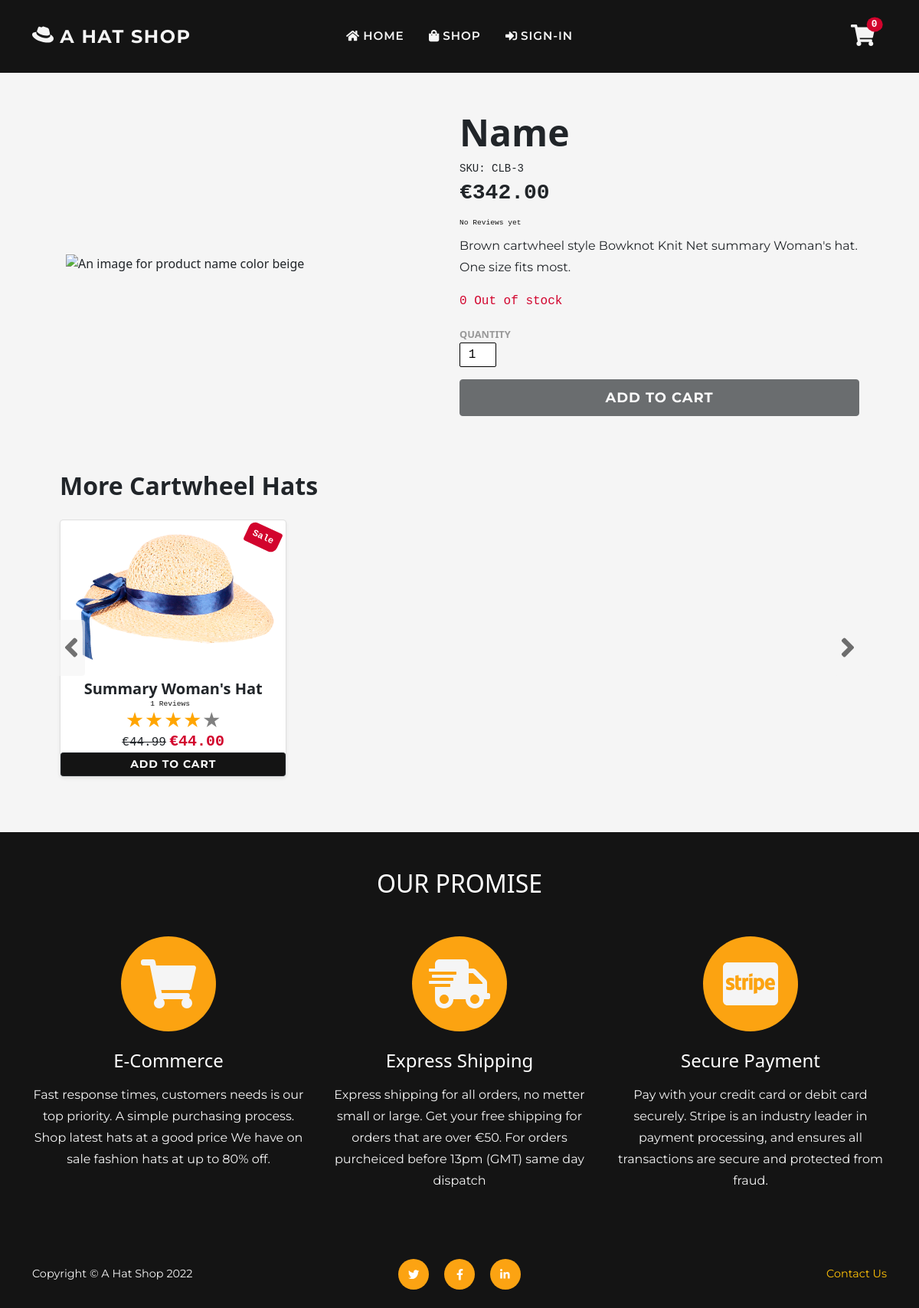
Page /shop/details/3/ on the committed database.
### shop/models.py (models this page shows, shortened)
class Product(models.Model):
    sku = models.CharField(max_length=60)
    category = models.ForeignKey(
        'Category', null=True, blank=True,
        on_delete=models.SET_NULL)
    style = models.CharField(max_length=60)
    color = models.CharField(max_length=60)
    name = models.CharField(max_length=60)
    description = models.TextField(max_length=250)
    price = models.DecimalField(
        max_digits=6, decimal_places=2)
    image = models.ImageField(null=True, blank=True)
    sale = models.BooleanField(default=False)
    sale_price = models.DecimalField(
        max_digits=6, decimal_places=2,
        null=True, blank=True)
    item_count = models.IntegerField(
        blank=False, null=False, default=0)
    rating = models.DecimalField(
        max_digits=6, decimal_places=2,
        null=True, blank=True)
    rating_counter = models.PositiveSmallIntegerField(default=0)

### shop/views.py (the view)
# urls.py: path('details/<item_id>/', views.shop_item, name='shop_item'),
def shop_item(request, item_id):
    cart = request.session.get('cart', {})
    item = get_object_or_404(Product, pk=item_id)
    availability = item.item_count
    if item_id in list(cart.keys()):
        availability = item.item_count - cart[item_id]
    related = Product.objects.filter(style=item.style).order_by('-id')
    related_count = related.count()
    context = {
        'item': item,
        'related': related,
        'related_count': related_count,
        'availability': availability,
    }
    return render(request, 'shop/shop_item.html', context)

### cart/contexts.py (called while the page is built, shortened)
def cart_contents(request):
    cart_items = []
    total = 0
    before = 0
    item_count = 0
    availability = 0
    cart = request.session.get('cart', {})
    if total < 50:
        delivery = total * Decimal(10 / 100)
        free_deivery = 50 * total
    else:
        delivery = 0
        free_deivery = 0
    delivery = round(delivery, 2)
    grand_total = delivery + total
    grand_total = round(grand_total, 2)
    context = {
        'cart_items': cart_items,
        'total': total,
        'before': before,
        'item_count': item_count,
        'delivery': delivery,
        'free_deivery': free_deivery,
        'deivery_treshold': 10,
        'grand_total': grand_total,
    }
    return context

### reviews/contexts.py (called while the page is built)
def review_context(request):
    review_items = ProductReview.objects.all()
    context = {
        'review_items': review_items,
    }
    return context

### support/contexts.py (called while the page is built, shortened)
def message_context(request):
    unread_messages_count = 0
    user_messages = None
    all_messages = Message.objects.all()
    context = {
        'unread_messages_count': unread_messages_count,
        'user_messages': user_messages,
    }
    return context

### shop/templates/shop/shop_item.html (shortened to what this page needs)
{% extends 'base.html' %}
{% load static %}
{% block extra_css %}
<link href="{% static 'css/shop.css' %}" rel="stylesheet" />
{% endblock %}
{% block page_header %}
<header class="py-5">
</header>
{% endblock %}
{% block content %}
<section class="page-section">
    <div class="container pb-5 px-lg-5">
        {% include 'includes/shop/product.html' %}
    </div>
    <div class="container pt-4 px-2 px-lg-5">
        {% if related_count > 1 %}
        <h2 class="fw-bolder mb-4 text-capitalize">More {{ item.style }} hats</h2>
        <div class="position-relative">
            <div id="left" class="bar left pb-2 pb-lg-4 d-none d-md-flex">
                <div class="bar-btn my-auto rounded px-2 btn-left py-3"><i class="fas h1 fa-angle-left"></i>
                </div>
            </div>
            <div class="related-container pb-2 pb-lg-4 rounded row gx-2 gx-sm-3 gx-lg-4 h-25 scroll-wrapper flex-nowrap ">
                {% for product in related %}
                {% if product.id != item.id %}
                <div class="related-item col-lg-3">
                    {% include 'includes/shop/item-card.html' %}
                </div>
                {% endif %}
                {% endfor %}
            </div>
            <div id="right" class="bar right d-none pb-2 pb-lg-4 d-md-flex">
                <div class="bar-btn my-auto px-2 rounded btn-right py-3"> <i class="fas h1 fa-angle-right"></i>
                </div>
            </div>
        </div>
        {% endif %}
    </div>
</section>
{% endblock %}

### shop/templates/includes/shop/product.html (shortened to what this page needs)
{% load thumbnail %}
<div class="item align-items-center d-md-flex ">
    {% thumbnail item.image "672" format="WEBP" as im %}
    <div class="col-md-6 mb-4 mb-md-0 position-relative">
        <img class="card-img-top mb-md-0" src="{{ im.url }}"
            width="672" height="100%"
            alt="An image for product {{ item.name }} color {{ item.color }}" />
    </div>
    {% endthumbnail %}
    <div class="col-md-6">
        <h1 class="display-5 fw-bolder text-capitalize">{{ item.name }}</h1>
        <div class="small mb-1 font-monospace">SKU: {{ item.sku }}</div>
        <div class="fs-5 mb-3">
            {% if item.sale %}
            <span class="text-decoration-line-through h6 font-monospace">€{{ item.price }}</span>
            <span class="text-danger h3 fw-bolder font-monospace">€{{ item.sale_price }} </span>
            {% else %}
            <span class="font-monospace fw-bolder h3">€{{ item.price }} </span>
            {% endif %}
        </div>
        <div>{% include 'includes/item-stars.html' %}</div>
        <p class="font-text">{{ item.description }}</p>
        {% if availability == 0 %}
        <p class="text-danger font-monospace">{{ availability }} Out of stock</p>
        {% elif availability < 5 %} <p class="text-danger font-monospace">
            Only {{ availability }} left in stock.
            </p>
            {% else %}
            <p class="font-monospace">{{ availability }} items in stock</p>
            {% endif %}
            {% include 'includes/forms/add-to-cart-form.html' %}
    </div>
</div>

### shop/templates/includes/shop/item-card.html
{% load thumbnail %}
    <div class="card shadow-sm rounded-3 pt-2 h-100 position-relative">
        {% if product.sale %}
        <div class="badge bg-danger p-2 text-white position-absolute p-2 font-monospace"
            style="top: 0.5rem; right: 0.5rem">
            Sale
        </div>
        {% endif %}
        <div class="h-100 d-flex align-items-center">
            {% thumbnail product.image "300" format="WEBP" as im %}
            <img class="card-img-top" src="{{ im.url }}"
                alt="An image for product {{ item.name }} color {{ item.color }}" />
            {% endthumbnail %}
        </div>
        <a class="card-img-overlay"
            aria-label="{{ product.color }} {{ product.name }} hat, {% if product.sale %} discount price €{{ product.sale_price }} {% else %} price €{{ product.price }} {% endif %} click here to got to {{ product.name }} details page"
            href="{% url 'shop_item' product.id %}" title="Go to details">
        </a>
        <div class="card-body p-2">
            <div class="text-center align-items-end">
                <span class="fw-bolder h5 text-capitalize">{{ product.name }}</span>
                <div class="d-flex justify-content-center small text-warning">
                    {% include 'includes/product-stars.html' %}
                </div>
                {% if product.sale %}
                <span class="text-decoration-line-through font-monospace">€{{ product.price }}</span>
                <span class="text-danger font-monospace h5 fw-bolder">€{{ product.sale_price }} </span>
                {% else %}
                <span class="font-monospace h5 fw-bolder">€{{ product.price }} </span>
                {% endif %}
            </div>
        </div>
        <div class="card-footer pt-0 border-top-0 bg-transparent p-4 justify-self-end">
        </div>
        <div class="position-absolute card-btns mt-1 w-100">
            {% include 'includes/forms/add-to-cart-card-item.html' %}
        </div>
    </div>

### reviews/templates/includes/product-stars.html (shortened to what this page needs)
<div class="star_container">
    {% if product.rating %}
    <div class="my-auto text-primary p-0 me-2 time font-monospace">{{ product.rating_counter }} Reviews</div>
    <a href="{% url 'all_reviews' product.id %}">
    <div class="stars mb-0 h4"
        style="background-image: linear-gradient(to right, orange, orange {% widthratio product.rating 5 100 %}%, gray {% widthratio product.rating 5 100 %}%, gray 100%)">
    </div>
    </a>
    {% else %}
    <div class="my-auto time font-monospace text-primary p-0 me-2">No Reviews yet</div>
    <div class="stars h4" >
       <div class="m-4"></div>
    </div>
    {% endif %}
</div>

### shop/templates/includes/forms/add-to-cart-card-item.html (shortened to what this page needs)
<form class="form" action="{% url 'add_to_cart' product.id %}" method="POST" novalidate>
    <button class="btn btn-dark btn-sm text-uppercase w-100" type="submit" onclick="setPos()">
       Add to cart
    </button>
</form>

### static/css/base.css (style rules this page uses)
:root { --bs-warning: #fca311; --bs-white: #ffffff; --bs-light: #f5f5f5; --bs-dark: #141414; --bs-danger: #d2042d; --bs-success: #6a994e; --bs-primary: #141414; --bs-secondary: #f5f5f5; --bs-primary-rgb: 20, 20, 20; --bs-secondary-rgb: 245, 245, 245; --bs-warning-rgb: 252, 163, 17; --bs-success-rgb: 106, 153, 78; --bs-danger-rgb: 210, 4, 45; --bs-white-rgb: 255, 255, 255; --bs-light-rgb: 245, 245, 245; --bs-dark-rgb: 20, 20, 20; }
.font-text { font-family: "Montserrat", sans-serif; }
html { scroll-padding-top: 4.5rem; scroll-behavior: smooth; }
body { position: relative; overflow-x: hidden; background-color: #f5f5f5; }
p { line-height: 1.75; }
a { color: blue; }
section, .page-section { padding: 3rem 0; min-height: 50vh; }
@media (min-width: 768px) { section { padding: 6rem 0; } }
.btn { font-family: "Montserrat", sans-serif; font-weight: 700; letter-spacing: .06rem; }
.btn-dark { background-color: #141414; }
.time { font-size: .6rem; }
.scroll-wrapper { overflow-x: hidden; overflow-y: hidden; scroll-behavior: smooth; }
.cart-conteiner .badge, .item .badge, .card .badge { transform: rotate(25deg); border-radius: 9px 3px; }
.scroll-wrapper { display: flex; flex-wrap: nowrap; height: 300px; overflow-x: auto; width: auto; }
.card-img-top { padding: .5rem; }

### reviews/static/css/reviews.css (style rules this page uses)
.stars { background-clip: text; -webkit-background-clip: text; -webkit-text-fill-color: transparent; color: transparent; width: fit-content; }
.star_container a { text-decoration: none; }
a .stars { transition: all 250ms; }

### static/css/forms.css (style rules this page uses)
.element-width, form { max-width: 600px; }
::placeholder { font-family: "Montserrat", sans-serif; font-weight: 700; color: #c5c5c5 !important; }

### shop/static/css/shop.css (style rules this page uses)
.card-body { flex: 0 1 auto; padding: 1rem 1rem; }
.bar { position: absolute; height: 100%; color: #141414; top: 0; z-index: 100000; opacity: .6; cursor: pointer; transition: all 0.2s ease-in-out; }
.bar-btn .h1 { margin-bottom: 0; }
.bar-btn { background-color: #f5f5f5; }
.btn-left .h1 { margin: 0 0 0 12px; border-radius: 0 6px 6px 0; }
.btn-right .h1 { margin: 0 12px 0 0; border-radius: 6px 0 0 6px; }
.left { left: -15px; }
.right { right: -15px; }
.related-item { width: 30%; }
.related-container { scroll-behavior: smooth; }
.card-btns { bottom: 0; }

### rows in the picture
Product: name "Name", sku "CLB-3", price "342.00", description "Brown cartwheel style Bowknot Knit Net summary Woman's hat. One size fits most.", style "Cartwheel"
Product: sale "Sale", name "Summary Woman's Hat", rating_counter "1", price "44.99", sale_price "44.00"

### other values in the picture
{{ item_count }} "0"
{{ availability }} "0"
